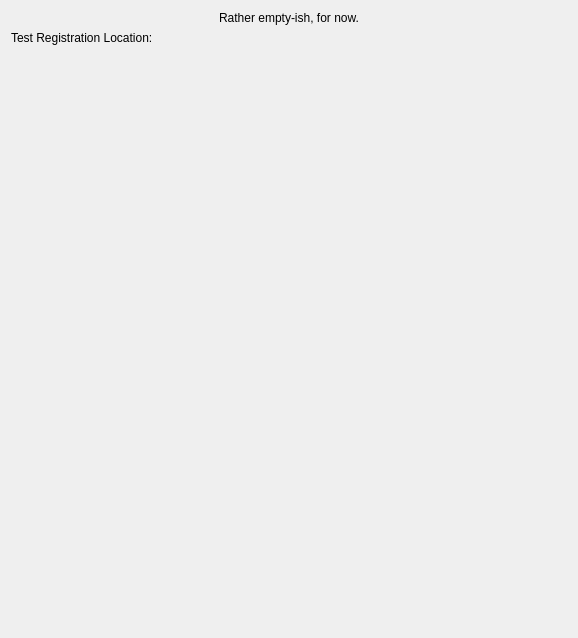
<ui version="4.0" >
 <class>XTestConfigWidget</class>
 <widget class="QWidget" name="XTestConfigWidget" >
  <property name="geometry" >
   <rect>
    <x>0</x>
    <y>0</y>
    <width>578</width>
    <height>638</height>
   </rect>
  </property>
  <property name="windowTitle" >
   <string>Debugger Configuration</string>
  </property>
  <property name="toolTip" >
   <string/>
  </property>
  <property name="whatsThis" >
   <string/>
  </property>
  <layout class="QVBoxLayout" name="verticalLayout" >
   <item>
    <widget class="QLabel" name="textLabel1" >
     <property name="text" >
      <string>Rather empty-ish, for now.</string>
     </property>
     <property name="alignment" >
      <set>Qt::AlignCenter</set>
     </property>
     <property name="wordWrap" >
      <bool>false</bool>
     </property>
    </widget>
   </item>
   <item>
    <layout class="QHBoxLayout" name="horizontalLayout_2" >
     <item>
      <widget class="QLabel" name="RegistrationLabel" >
       <property name="sizePolicy" >
        <sizepolicy vsizetype="Preferred" hsizetype="Maximum" >
         <horstretch>0</horstretch>
         <verstretch>0</verstretch>
        </sizepolicy>
       </property>
       <property name="text" >
        <string>Test Registration Location:</string>
       </property>
       <property name="wordWrap" >
        <bool>false</bool>
       </property>
       <property name="buddy" >
        <cstring>kcfg_testRegistration</cstring>
       </property>
      </widget>
     </item>
     <item>
      <widget class="KUrlRequester" name="kcfg_testRegistration" >
       <property name="toolTip" >
        <string>Gdb executable</string>
       </property>
       <property name="whatsThis" >
        <string>To run "gdb" binary from $PATH, leave this field empty. To run custom gdb, for example, for a different architecture, enter the executable name here. You can either run gdb from $PATH, but with a different name (say, "arm-gdb"), by typing the name here, or specify full path to the gdb executable.</string>
       </property>
      </widget>
     </item>
    </layout>
   </item>
   <item>
    <spacer>
     <property name="orientation" >
      <enum>Qt::Vertical</enum>
     </property>
     <property name="sizeType" >
      <enum>QSizePolicy::Expanding</enum>
     </property>
     <property name="sizeHint" stdset="0" >
      <size>
       <width>20</width>
       <height>16</height>
      </size>
     </property>
    </spacer>
   </item>
  </layout>
 </widget>
 <layoutdefault spacing="6" margin="11" />
 <layoutfunction spacing="KDialog::spacingHint" margin="KDialog::marginHint" />
 <pixmapfunction>qPixmapFromMimeSource</pixmapfunction>
 <customwidgets>
  <customwidget>
   <class>KUrlRequester</class>
   <extends>QFrame</extends>
   <header>kurlrequester.h</header>
   <container>1</container>
  </customwidget>
 </customwidgets>
 <includes>
  <include location="local" >kurlrequester.h</include>
  <include location="local" >klineedit.h</include>
  <include location="local" >kpushbutton.h</include>
  <include location="local" >kurlrequester.h</include>
  <include location="local" >klineedit.h</include>
  <include location="local" >kpushbutton.h</include>
  <include location="local" >kurlrequester.h</include>
  <include location="local" >klineedit.h</include>
  <include location="local" >kpushbutton.h</include>
  <include location="local" >kurlrequester.h</include>
  <include location="local" >klineedit.h</include>
  <include location="local" >kpushbutton.h</include>
  <include location="local" >kurlrequester.h</include>
  <include location="local" >klineedit.h</include>
  <include location="local" >kpushbutton.h</include>
 </includes>
 <resources/>
 <connections/>
</ui>
